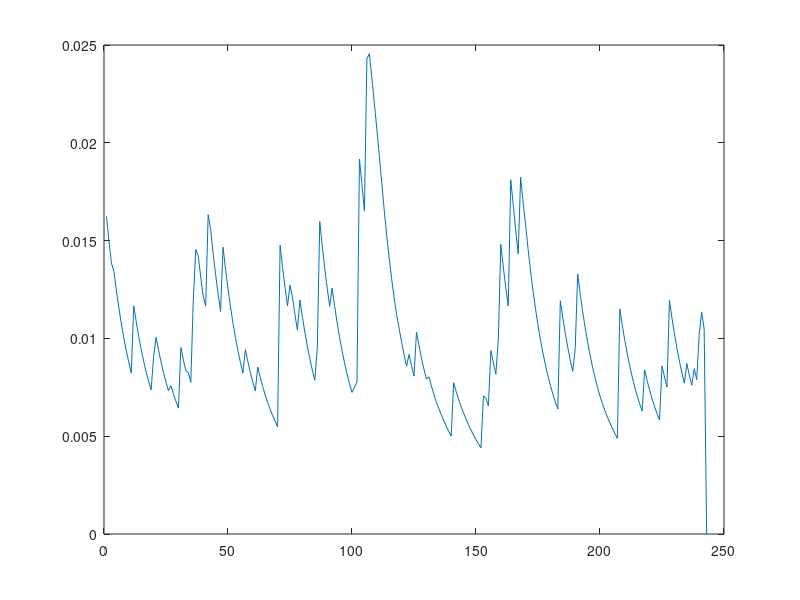

This chart was generated by the following MATLAB code:
%% Setup: initialize parameters
T_total = 243; % number of days to simulate
n = 0.4; % porosity
z = 800; % soil depth [mm]
s_h = 0.02; % hygroscopic point, no evap below
s_w = 0.065; % wilting point, max evap above, no transp below
s_sc = 0.17; % stomato closing point, max transp above
s_fc = 0.3; % field capacity, leakage begins above here
E_max = 1.0; % maximum evap [mm/day] % ET max in Porporato is 4.5 = sum Emax and Tmax (use 1 and 3.5 for E and T)
T_max = 3.5; % maximum transp [mm/day]
K_s = 1100; % saturated hydrualic conductivity [mm/day]
b = 4.05; % pore size distribution index
beta = 2*b + 4;
add_lit = 1.5; % carbon added to litter pool daily [gC/m^2/day] % Porporato had 1.5
k_d = 0.0085; % biomass death rate [1/day] % Porporato had 0.0085
k_l = 0.000065; % constant for rate of decomposition in litter [m^3/day/gC]
k_h = 0.0000025; % constant for rate of decomposition in humus [m^3/day/gN] % Porporato had 0.0000025
k_amm = 1; % constants for partitioning immobilized N [m^3/day/gC]
k_nit = 1; % constants for partitioning immobilized N [m^3/day/gC]
k_n = 0.6; % rate of nitrification [m^3/day/gC] % Porporato had 0.6
a_amm = 0.05; % scale factor for ammonium leaching
a_nit = 1; % scale factor for nitrate leaching
r_r = 0.6; % fraction of decomposed carbon that goes to respiration [-]
CN_add = 58;  % C:N ratio in added litter % Porporato had 58
CN_bio = 11.5; % C:N ratio in biomass
CN_hum = 22; % C:N ratio in humus
dem_amm = 0.2; % plant demand for ammonium [gN/m^3/day]
dem_nit = 0.5; % plant demand for nitrate [gN/m^3/day]
F = 0.1; % diffusion coefficient [m/day]
d = 3; % diffusion exponent for soil moisture dependence

s = zeros(1, T_total); % relative soil moisture [-]
s(1) = 0.15;
c_lit = zeros(1, T_total); % carbon in litter pool [g/m^2]
c_lit(1) = 1300;
c_bio = zeros(1, T_total); % carbon in biomass pool
c_bio(1) = 50;
c_hum = zeros(1, T_total); % carbon in humus pool
c_hum(1) = 8500;
n_lit = zeros(1, T_total); % nitrogen in litter pool
n_lit(1) = c_lit(1)/34;
% n_bio = zeros(1, T_total); % nitrogen in biomass pool
% n_bio(1) = c_bio(1)/11.5;
n_amm = zeros(1, T_total); % nitrogen in litter pool
n_amm(1) = 0.2; % 0.002 for Porporato, but maybe ~4 for IML?
n_nit = zeros(1, T_total); % nitrogen in litter pool
n_nit(1) = 1.00; % 0.3 for Porporato, but maybe 20-25 for IML?

decomp = zeros(1, T_total); %
mineralize = zeros(1, T_total); %
psi_time = zeros(1, T_total); %
phi_time = zeros(1, T_total); %
rh_time = zeros(1, T_total); %

%% Rainfall
lambda = 0.23; % rate of days with rain % 0.23 for Porporato
alpha = 11; % mean rainfall depth on days with rain [mm] % 11 for Porporato
Event = zeros(1,T_total);
Pois = rand(1,T_total);
Event(Pois<lambda) = 1;
PDepth = exprnd(alpha,1,T_total);
Precip = Event .* PDepth ;

%% Loop
for t=2:T_total
    % Soil moisture dynamics
    Avail_s = n*z*(1-s(t-1));
    Infil = min(Precip(t), Avail_s);
    if s(t-1)<s_h
        Evap = 0;
        Transp = 0;
        Leak = 0;
    elseif s(t-1)<s_w
        Evap = E_max *(s(t-1)-s_h)/(s_w-s_h);
        Transp = 0;
        Leak = 0;
    elseif s(t-1)<s_sc
        Evap = E_max;
        Transp = T_max *(s(t-1)-s_w)/(s_sc-s_w);
        Leak = 0;
    elseif s(t-1)<s_fc
        Evap = E_max;
        Transp = T_max;
        Leak = 0;
    else
        Evap = E_max;
        Transp = T_max;
        Leak = K_s *(exp(beta*(s(t-1)-s_fc))-1)/(exp(beta*(1-s_fc))-1);
    end
    % Soil moisture effects on decomposition (d) and nitrification (n)
    if s(t-1)<=s_fc
        fact_d = s(t-1)/s_fc;
        fact_n = s(t-1)/s_fc;
    else
        fact_d = s_fc/s(t-1);
        fact_n = (1-s(t-1))/(1-s_fc);
    end
    % Update CN ratio for litter and r_h parameter
    CN_lit = c_lit(t-1)/n_lit(t-1);
    r_bound = CN_hum/CN_lit;
    r_h = min (0.25, r_bound);
    % Phi, psi - mineralization/immobilization
%     imm_max = (k_amm*n_amm(t-1) + k_nit*n_nit(t-1))*fact_d; % Porporato also has *c_bio(t-1), but that breaks mass balance
    %%%%%%%%%%%%% try new imm_max formulation %%%%%%%%%%%%%%%%%%%%
    imm_max = (k_amm*n_amm(t-1) + k_nit*n_nit(t-1))*fact_d; % Porporato also has *c_bio(t-1), but that breaks mass balance
    phi_bracket = k_h*c_hum(t-1)*(1/CN_hum - (1-r_r)/CN_bio) + k_l*c_lit(t-1) * ...
        (1/CN_lit - r_h/CN_hum - (1-r_h-r_r)/CN_bio);
    if phi_bracket >= 0
        fact_psi = 1;
        miner = fact_psi * fact_d * c_bio(t-1) * phi_bracket;
        imm = 0;
    else
        imm_temp = fact_d * c_bio(t-1) * phi_bracket;
        if imm_temp >= -imm_max
            fact_psi = 1;
        else
%             fact_psi = -(k_amm*n_amm(t-1)+k_nit*n_nit(t-1)) / ...
%                 (c_bio(t-1)*(k_h*c_hum(t-1)*(1/CN_hum - (1-r_r)/CN_bio) + ...
%                 k_l*c_lit(t-1)*(1/CN_lit - r_r/CN_hum - (1-r_h-r_r)/CN_bio))); % add c_bio(t-1) to denom b/c removed from imm_max, see above
            %%%%% try new fact_psi formulation %%%%%
            fact_psi = -imm_max/imm_temp;
        end
        miner = 0;
        imm = -(fact_psi * fact_d * c_bio(t-1) * phi_bracket);
    end
    imm_amm = k_amm*n_amm(t-1)/(k_amm*n_amm(t-1)+k_nit*n_nit(t-1)) * imm;
    imm_nit = k_nit*n_nit(t-1)/(k_amm*n_amm(t-1)+k_nit*n_nit(t-1)) * imm;
    % Carbon decomposition, litter (also for N decomp)
    bd = k_d * c_bio(t-1); % biomass death
    dec_lit = (fact_psi*fact_d*k_l*c_bio(t-1))*c_lit(t-1); % decomposition in litter
    % Carbon decomposition, humus  (also covers redundant N decomp, C:N is constant in humus)
    dec_hum = (fact_psi*fact_d*k_h*c_bio(t-1))*c_hum(t-1);
    % Carbon and nitrogen decomp, biomass (all necessary rates/factors calculated above)
    % Nitrification
    nit = fact_n * k_n * c_bio(t-1) * n_amm(t-1);
    if nit>n_amm(t-1)
        nit = n_amm(t-1);
    end
    % Leaching
    leach_amm = (Leak/(s(t-1)*n*z))*a_amm*n_amm(t-1);
    leach_nit = (Leak/(s(t-1)*n*z))*a_nit*n_nit(t-1);
    % Plant uptake
    k_u_amm = a_amm /(s(t-1)*n*z) * F * s(t-1)^d;
    k_u_nit = a_nit /(s(t-1)*n*z) * F * s(t-1)^d;
    up_pass_amm = (Transp/(s(t-1)*n*z))*a_amm*n_amm(t-1);
    up_pass_nit = (Transp/(s(t-1)*n*z))*a_nit*n_nit(t-1);
    if up_pass_amm > dem_amm
        up_act_amm = 0;
    elseif up_pass_amm > (dem_amm - k_u_amm*n_amm(t-1))
        up_act_amm = dem_amm - up_pass_amm;
    else
        up_act_amm = k_u_amm*n_amm(t-1);
    end
    if up_pass_nit > dem_nit
        up_act_nit = 0;
    elseif up_pass_nit > (dem_nit - k_u_nit*n_nit(t-1))
        up_act_nit = dem_nit - up_pass_nit;
    else
        up_act_nit = k_u_nit*n_nit(t-1);
    end
    up_amm = up_pass_amm + up_act_amm;
    up_nit = up_pass_nit + up_act_nit;
    % Update states
    s(t) = s(t-1) + (1/(n*z))*(Infil - Evap - Transp - Leak);
    if s(t)<0
       Leak = Leak + s(t);
       s(t) = 0;
    end
    c_lit(t) = c_lit(t-1) + add_lit + bd - dec_lit;
    n_lit(t) = n_lit(t-1) + add_lit/CN_add + bd/CN_bio - dec_lit/CN_lit;
    c_hum(t) = c_hum(t-1) + r_h*dec_lit - dec_hum;
    c_bio(t) = c_bio(t-1) + (1-r_h-r_r)*dec_lit + (1-r_r)*dec_hum - bd ;
%     n_bio(t) = n_bio(t-1) + (1-r_h*(CN_lit/CN_hum))*(dec_lit/CN_lit) + ...
%         dec_hum/CN_hum - bd/CN_bio - phi;
    n_amm(t) = n_amm(t-1) + miner - imm_amm - nit - leach_amm - up_amm;
    n_nit(t) = n_nit(t-1) + nit - imm_nit - leach_nit - up_nit;
    if n_amm(t)<0
        n_amm(t)=0;
    end
    if n_nit(t)<0
        n_nit(t)=0;
    end
    decomp(t-1) = dec_lit;
    mineralize(t-1) = miner;
    psi_time(t-1) = fact_psi;
    phi_time(t-1) = phi_bracket;
    rh_time(t-1) = r_h;
    % N Fertilizer
    if t==80 || t==160
       n_nit(t) = n_nit(t) + 0.5;
       n_amm(t) = n_amm(t) + 0.05;
    end
end


%% Plot
% figure
% plot(s)
% hold on
% ylabel('Relative soil moisture [-]', 'fontsize', 26)
% yyaxis right
% bar(Precip)
% hold off
% xlabel('Day of simulation', 'fontsize', 26)
% ylabel('Precipitation [mm]', 'fontsize', 26)
% figure
% plot(c_lit)
% figure
% plot(c_hum)
% figure
% plot(c_bio)
% figure
% plot(n_amm)
% figure
% hold on
% plot(n_nit)
% xlabel('Day of simulation', 'fontsize', 26)
% ylabel('Nitrate-N concentration [gN/m^3]', 'fontsize', 26)
% figure
% plot(n_lit)
% figure
% plot(decomp)
figure
plot(mineralize)
% CN_lit = c_lit ./ n_lit;
% figure
% plot(CN_lit)
% figure
% plot(psi_time)
% figure
% plot(phi_time)
% figure
% plot(rh_time)
